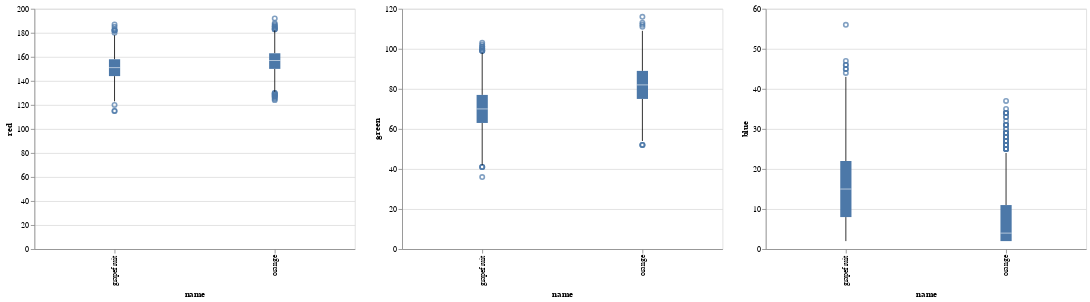

Notebook source saved alongside this figure:
### Markdown cell above
We've looked pretty closely at the diameter and weight values, but we haven't done much with the color (RGB) values.

Let's first see if boxplots are helpful.

### Code cell
alt.Chart(citrus_df_sample, width=400).mark_boxplot().encode(
    x='name',
    y='red'
) | alt.Chart(citrus_df_sample, width=400).mark_boxplot().encode(
    x='name',
    y='green'
) | alt.Chart(citrus_df_sample, width=400).mark_boxplot().encode(
    x='name',
    y='blue'
)

### Figure 1 — Vega-Lite specification as saved in the notebook (floating-point values rounded to 4 significant figures; data arrays with more than 128 entries replaced by an {"elided": "..."} marker saying what was removed)
{"config": {"view": {"continuousWidth": 400, "continuousHeight": 300}}, "hconcat": [{"mark": "boxplot", "encoding": {"x": {"type": "nominal", "field": "name"}, "y": {"type": "quantitative", "field": "red"}}, "width": 400}, {"mark": "boxplot", "encoding": {"x": {"type": "nominal", "field": "name"}, "y": {"type": "quantitative", "field": "green"}}, "width": 400}, {"mark": "boxplot", "encoding": {"x": {"type": "nominal", "field": "name"}, "y": {"type": "quantitative", "field": "blue"}}, "width": 400}], "data": {"name": "data-f38583db2a8e86ed22b08531f2279469"}, "$schema": "https://vega.github.io/schema/vega-lite/v4.8.1.json", "datasets": {"data-f38583db2a8e86ed22b08531f2279469": {"elided": "5000 records"}}}
